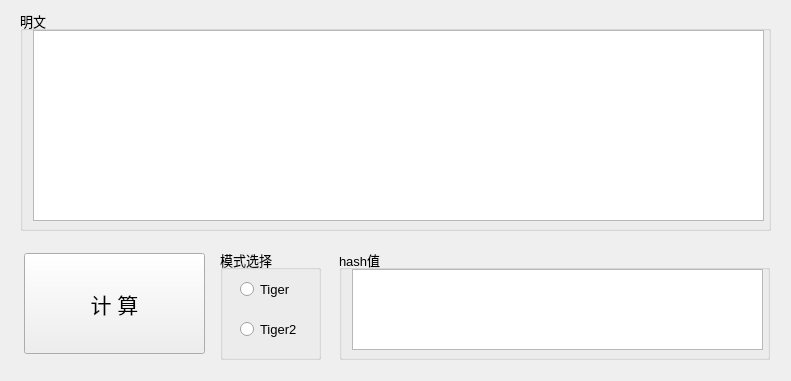
<?xml version="1.0" encoding="UTF-8"?>
<ui version="4.0">
 <class>MainWindow</class>
 <widget class="QMainWindow" name="MainWindow">
  <property name="geometry">
   <rect>
    <x>0</x>
    <y>0</y>
    <width>791</width>
    <height>381</height>
   </rect>
  </property>
  <property name="windowTitle">
   <string>Tiger Hash</string>
  </property>
  <widget class="QWidget" name="centralwidget">
   <widget class="QGroupBox" name="groupBox_msg">
    <property name="geometry">
     <rect>
      <x>20</x>
      <y>10</y>
      <width>751</width>
      <height>221</height>
     </rect>
    </property>
    <property name="font">
     <font>
      <pointsize>10</pointsize>
     </font>
    </property>
    <property name="title">
     <string>明文</string>
    </property>
    <widget class="QPlainTextEdit" name="msgText">
     <property name="geometry">
      <rect>
       <x>13</x>
       <y>20</y>
       <width>731</width>
       <height>191</height>
      </rect>
     </property>
    </widget>
   </widget>
   <widget class="QGroupBox" name="groupBox_hash">
    <property name="geometry">
     <rect>
      <x>339</x>
      <y>249</y>
      <width>431</width>
      <height>111</height>
     </rect>
    </property>
    <property name="font">
     <font>
      <pointsize>10</pointsize>
     </font>
    </property>
    <property name="title">
     <string>hash值</string>
    </property>
    <widget class="QPlainTextEdit" name="hashText">
     <property name="geometry">
      <rect>
       <x>13</x>
       <y>20</y>
       <width>411</width>
       <height>81</height>
      </rect>
     </property>
    </widget>
   </widget>
   <widget class="QGroupBox" name="groupBox_mode">
    <property name="geometry">
     <rect>
      <x>220</x>
      <y>249</y>
      <width>101</width>
      <height>111</height>
     </rect>
    </property>
    <property name="font">
     <font>
      <pointsize>10</pointsize>
     </font>
    </property>
    <property name="title">
     <string>模式选择</string>
    </property>
    <widget class="QRadioButton" name="RB_Tiger">
     <property name="geometry">
      <rect>
       <x>20</x>
       <y>30</y>
       <width>95</width>
       <height>20</height>
      </rect>
     </property>
     <property name="text">
      <string>Tiger</string>
     </property>
    </widget>
    <widget class="QRadioButton" name="RB_Tiger2">
     <property name="geometry">
      <rect>
       <x>20</x>
       <y>70</y>
       <width>95</width>
       <height>20</height>
      </rect>
     </property>
     <property name="text">
      <string>Tiger2</string>
     </property>
    </widget>
   </widget>
   <widget class="QPushButton" name="PB_start">
    <property name="geometry">
     <rect>
      <x>24</x>
      <y>253</y>
      <width>181</width>
      <height>101</height>
     </rect>
    </property>
    <property name="font">
     <font>
      <pointsize>16</pointsize>
     </font>
    </property>
    <property name="text">
     <string>计 算</string>
    </property>
   </widget>
  </widget>
 </widget>
 <resources/>
 <connections/>
</ui>
